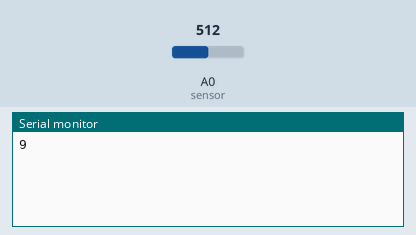
Recording of a sketch running on a simulated Arduino Uno, built with avr-gcc and run on an emulated ATmega328P. On the bench: the last lines printed to the serial monitor. The test bench sets the inputs (shaded band); at power-on: A0 (sensor) = 512.

Above: at 1.8 s.
1.9 s: A0 (sensor) set to 716
At 2.8 s:
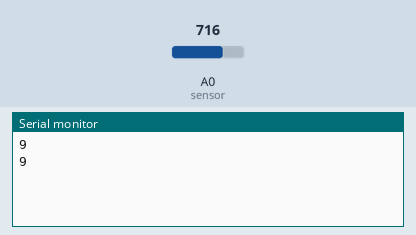
3.4 s: A0 (sensor) set to 900
At 4.8 s:
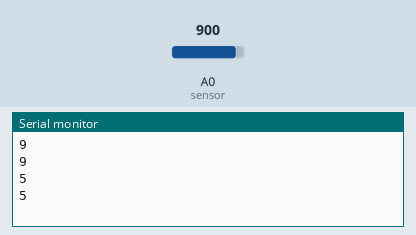
Timing chart, 0 to 6.4 s (numbered marks = the images above; inputs shaded):
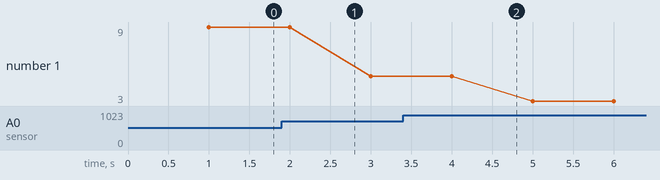

The sketch:

IR_Sensor.ino
```cpp
#define sensor A0 // Sharp IR (10-80 cm)

void setup() {
  Serial.begin(9600); // start the serial port
}

void loop() {

  // 5v
  float volts = analogRead(sensor);  // value from sensor * (5/1024)
  int distance = (6762/(volts-9))-4; // worked out from datasheet graph
  delay(1000); // slow down serial port

    Serial.println(distance);   // print the distance
}
```

Measured:
- plotted number 1: 9 → 5 after the input at 1.9 s, 5 → 3 after the input at 3.4 s
